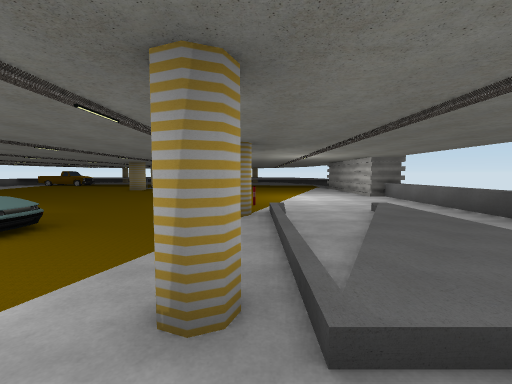
[1] (above)

24 first-person views from a walk through a scene from a Unity 3-D project. The camera is 1.5 m above the floor, tilts 4° down and sees 90° across. The floor is counted in squares, 2 m on a side. Each view is taken from the middle of a square. On the plan, view 1 faces up. The plan holds only what a view shows up to about 9 squares ahead; the rest is blank. The place goes on beyond the plan. The player character is not drawn. Door leaves are left out, so doorways stand open. Some surface patterns are stand-ins.

[2]
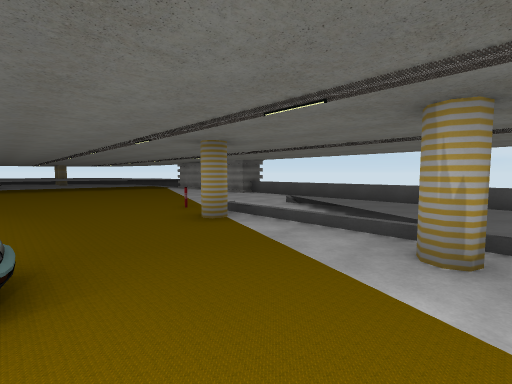

[3]
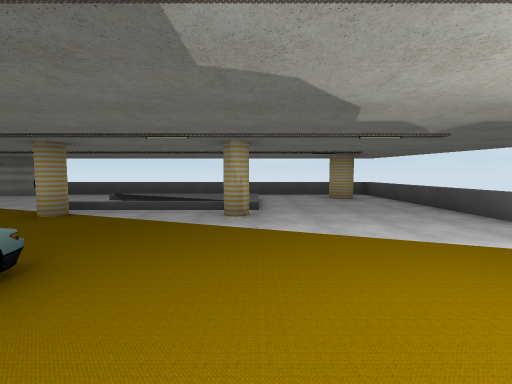

[4]
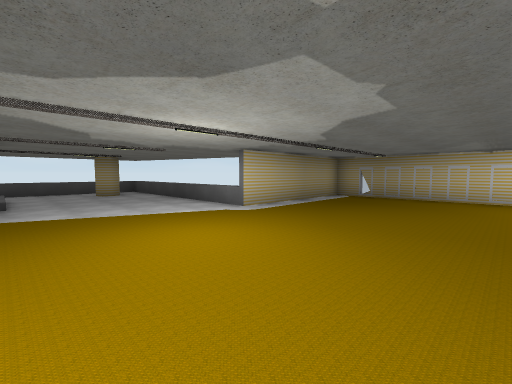

[5]
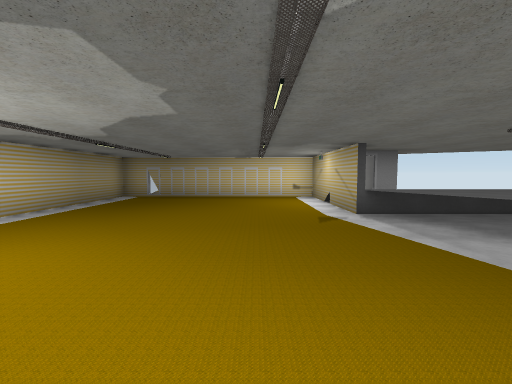

[6]
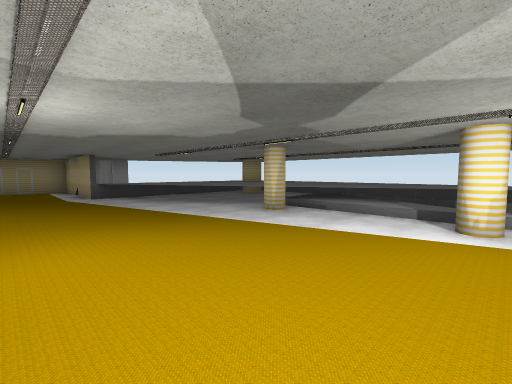

[7]
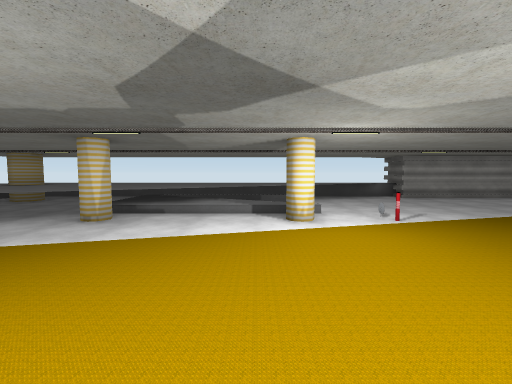

[8]
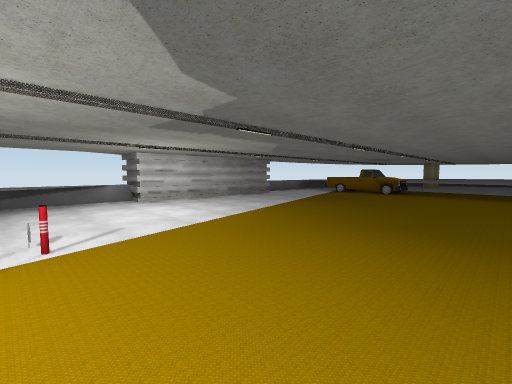

[9]
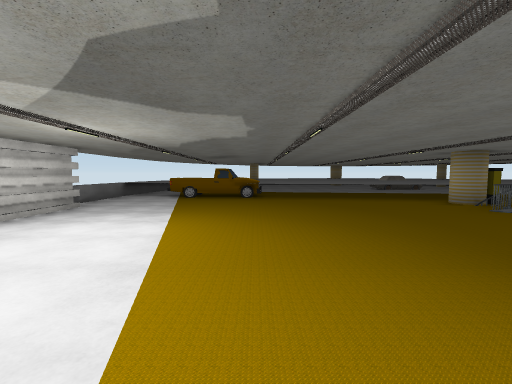

[10]
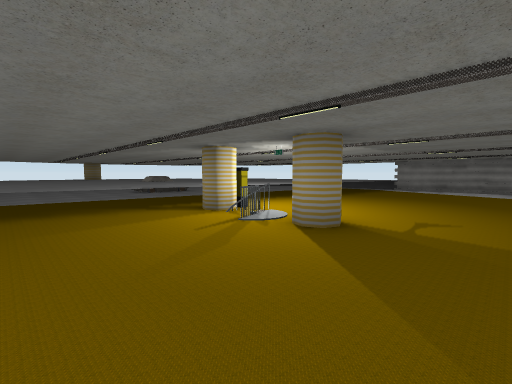

[11]
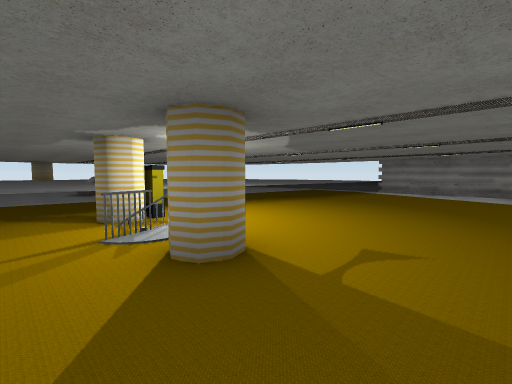

[12]
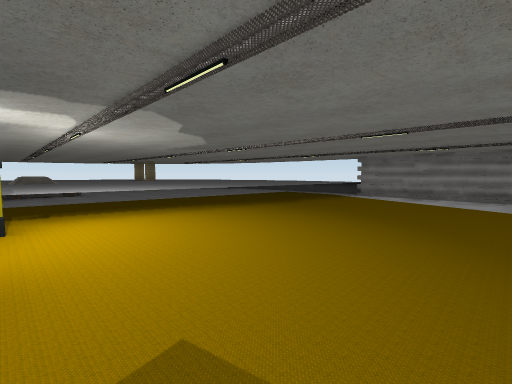

[13]
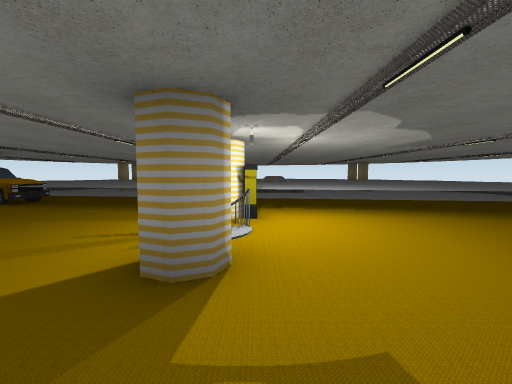

[14]
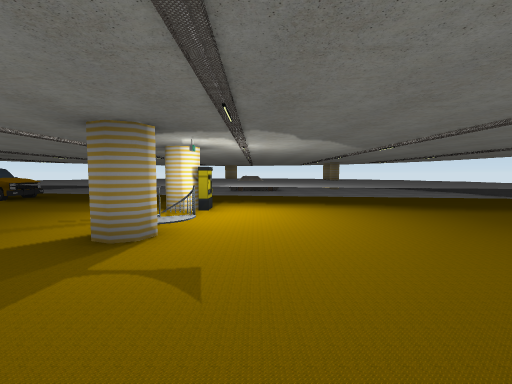

[15]
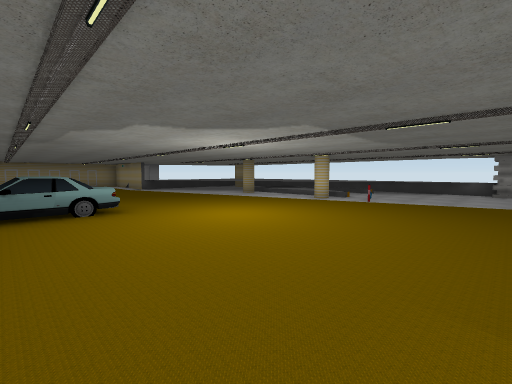

[16]
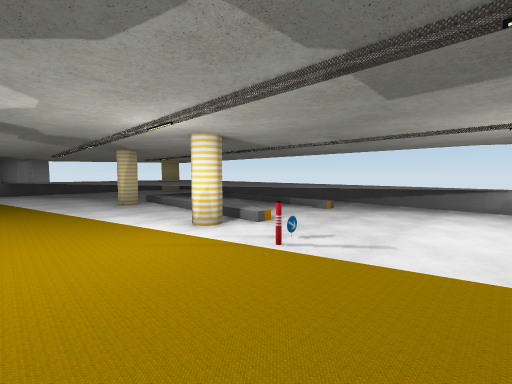

[17]
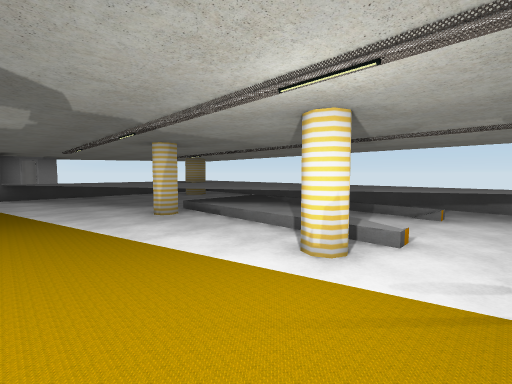

[18]
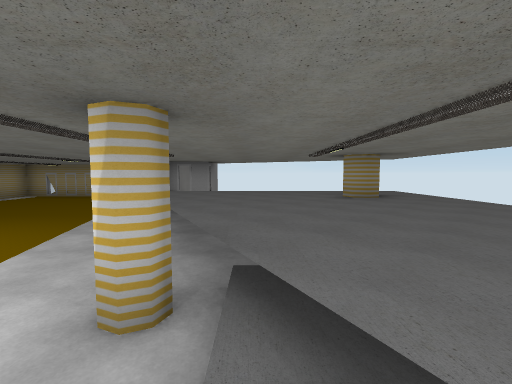

[19]
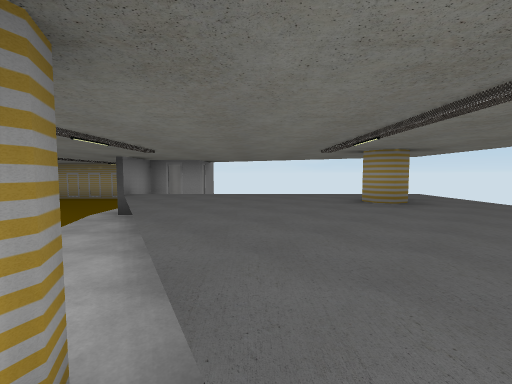

[20]
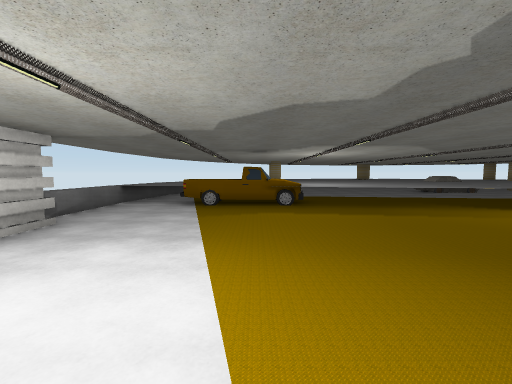

[21]
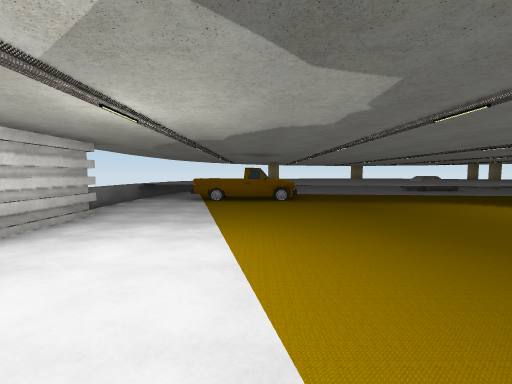

[22]
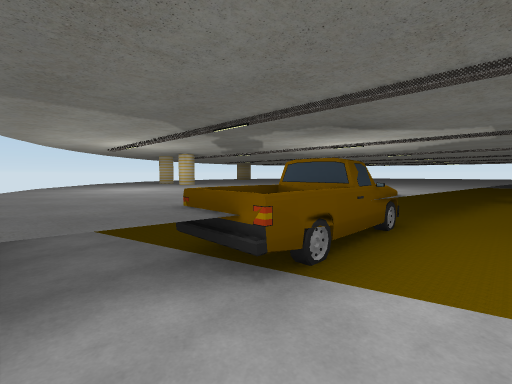

[23]
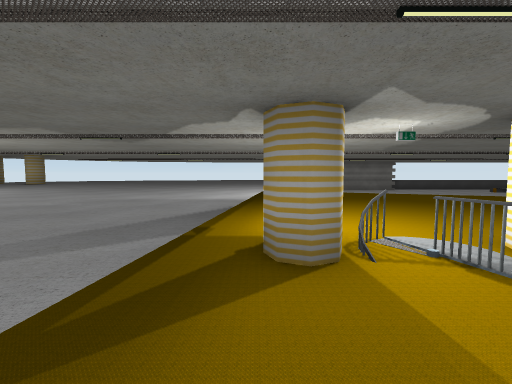

[24]
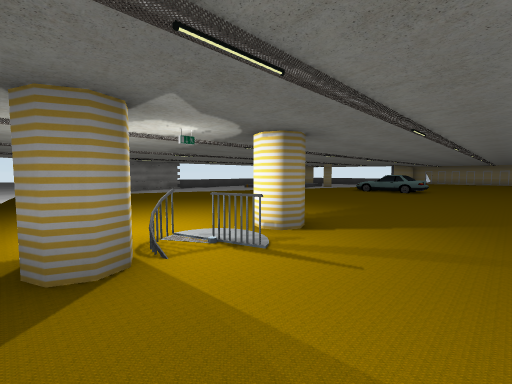

### Floor plan
Key: @ floor where view 1 was taken; # wall or solid block; . main floor; : floor 0.25 m higher than the main floor; / step, stairs or slope; D open door; = window, fence, low wall or low ledge; ^ raised ledge; v drop or lower ground; O other object.
Columns run from 16 left of view 1 to 5 right of it. Each row starts with its distance up from view 1.
 19  ^^^   ^^^^^^^^^^
 18  ^^^ ^^^^^^^^^=^^^^^^
 17 ^^O^#O^^^^^^=^^=^^=^^
 16 ^....#^^^^^^^^^^^^^
 15 ^.........^^^^^^^^^
 14 ^..........#......^^^
 13  #..................#
 12  #........#.........#
 11  #..................#
 10  #..................#
  9 ##..................##
  8 ^....................^
  7 ^^...................^
  6 ^^...O..........O....^
  5 ^^^.//...............^
  4 ^^^//............./..^
  3 ^^^^/......O#/.../:. ^
  2 ^^^^/............/:.
  1 ^^^^^#..........#//..^
  0 ^^^^^...........@....^
 -1 ^^^^^^...............
 -2 ^^^^^^^............#
 -3 ^^^^^^^.......^^^^^^^
 -4 ^^^^^^^#......#   =
 -5       ##......#
 -6      DDD......#
 -7       ##......#
 -8        v######

Positions as (right, up) in squares from view 1, and headings:
1: (0, 0), facing up
2: (-3, 1), facing up-right
3: (-5, 1), facing right
4: (-7, 1), facing down-right
5: (-7, 1), facing down
6: (-7, 5), facing down-left
7: (-7, 4), facing left
8: (-8, 6), facing up-left
9: (-11, 8), facing up
10: (-9, 10), facing up-right
11: (-7, 10), facing up-right
12: (-5, 10), facing up-right
13: (-5, 10), facing up
14: (-4, 9), facing up
15: (-4, 9), facing down-left
16: (-9, 8), facing down-left
17: (-9, 6), facing down-left
18: (-12, 3), facing down
19: (-12, 2), facing down
20: (-12, 10), facing up
21: (-12, 9), facing up
22: (-15, 15), facing up-right
23: (-8, 15), facing right
24: (-8, 15), facing down-right
